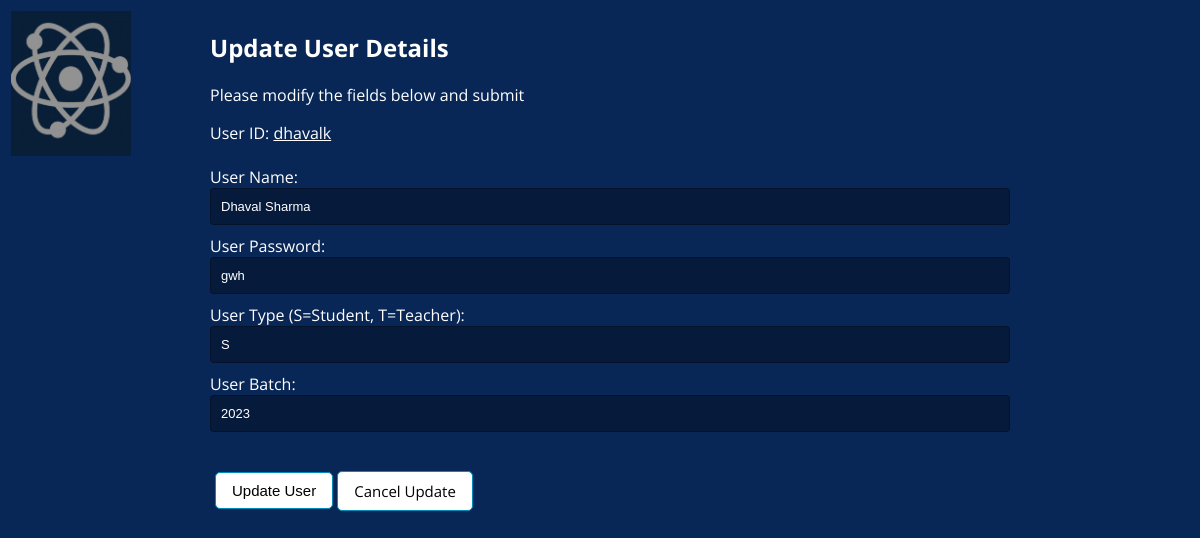
The app's page /teacher_user_update.php?id=dhavalk (signed in) with its own data.
### tables this page shows
CREATE TABLE `user` (
  `user_id` varchar(10) NOT NULL,
  `user_name` text NOT NULL,
  `user_pwd` text NOT NULL,
  `user_type` varchar(1) NOT NULL,
  `user_batch` int(4) NOT NULL
);

### teacher_user_update.php (the view, shortened to what this page needs)
<!DOCTYPE html>
<html lang="en">
<head>
    <link rel="stylesheet" type="text/css" href="css/style.css" />
</head>
<body>
<?php
$user_id = $_GET['id'];
require_once "connection.php";
$sql = "SELECT * FROM user where user_id = '" . $user_id . "'";
if($result = mysqli_query($link, $sql)){
	if(mysqli_num_rows($result) > 0){
		$row = mysqli_fetch_array($result);
	}
	else{
		echo '<div"><em>No records were found.</em></div>';
        }
} else{
	echo "Oops! Something went wrong. Please try again later.";
}
?>
<table  style="width:90%">
	<tr>
		<td style="width:1%; vertical-align: top;>
			<a href="http://www.google.com"><img width="120" height="145" src="images/school-logo.png" /> </a>
		</td>
		<td style="left-align">
			<div class="wrapper">
                    		<h2>Update User Details</h2>
                    		<p>Please modify the fields below and submit</p>
				<form action="<?php echo htmlspecialchars(basename($_SERVER['REQUEST_URI'])); ?>" method="post">
				<label>User ID: <u> <?php echo $row['user_id']; ?> </u></label>
 				<BR><BR>
				<label>User Name:</label><?php echo "<input type='text' name=user_name value='".$row['user_name']."' required>"; ?>
		     	    	<BR>
				<label>User Password:</label><?php echo "<input type='text' name=user_pwd value='".$row['user_pwd']."' required min = '1'>"; ?>
				<BR>
				<label>User Type (S=Student, T=Teacher):</label><?php echo "<input type='text' name=user_type value='".$row['user_type']."' required pattern='[S,T]{1}' >"; ?>
				<BR>
				<label>User Batch:</label><?php echo "<input type='number' name=user_batch value='".$row['user_batch']."' required>"; ?>
				<BR>
				<BR>
				<table>
					<tr>
						<td>
             						<input type="submit" class="btn btn1" value="Update User">
						</td>
						<td>
              						<a href="teacher_user_display.php" class="btn btn1">Cancel Update</a>
						</td>
					</tr>
				</table>
                    		</form>
	    		</div>
		</td>
	</tr>
</table>
</body>
</html>

### css/style.css (style rules this page uses)
.btn { background-color: #008CBA; border: none; color: white; padding: 16px 32px; text-align: center; text-decoration: none; display: inline-block; font-size: 16px; margin: 4px 2px; transition-duration: 0.4s; cursor: pointer; }
.btn1 { background-color: white; color: black; border: 1px solid #008CBA; width: 100%; display:block; padding: 9px 14px; font-size: 15px; border-radius: 5px; }
* { box-sizing:border-box; }
html { width: 100%; height:100%; }
body { width: 100%; height:100%; font-family: 'Open Sans', sans-serif; background: #092756; }
input { width: 100%; margin-bottom: 10px; background: rgba(0,0,0,0.3); outline: none; padding: 10px; font-size: 13px; color: #fff; border: 1px solid rgba(0,0,0,0.3); border-radius: 4px; }
.wrapper { width: 800px; margin: 0 auto; color: #fff; }
a { color: white; }

### records on screen
user: user_id "dhavalk", user_name "Dhaval Sharma", user_pwd "gwh", user_type "S", user_batch "2023"
